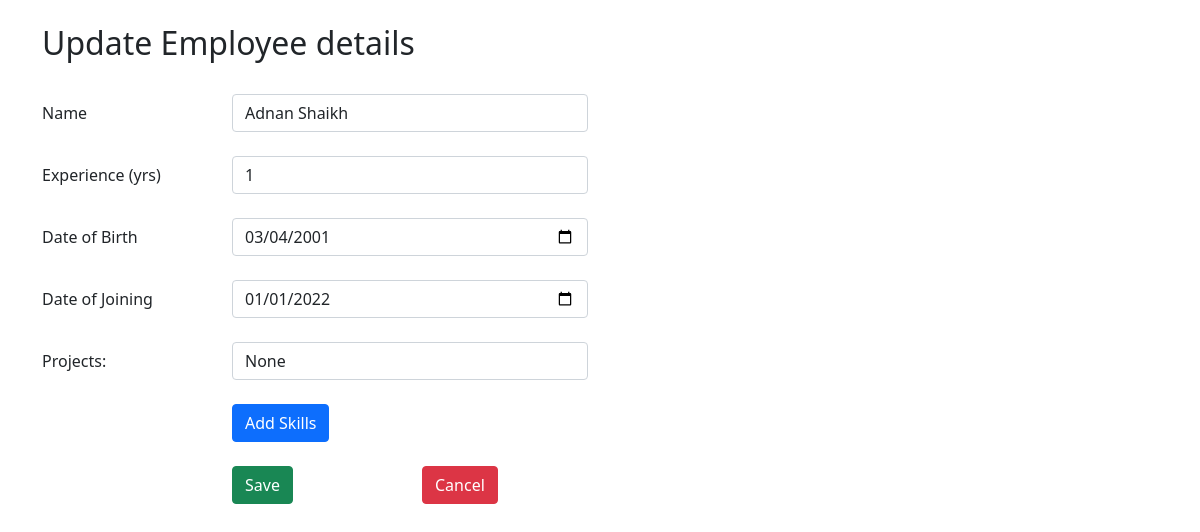
The page /edit/1 (signed in) on the database as committed earlier.
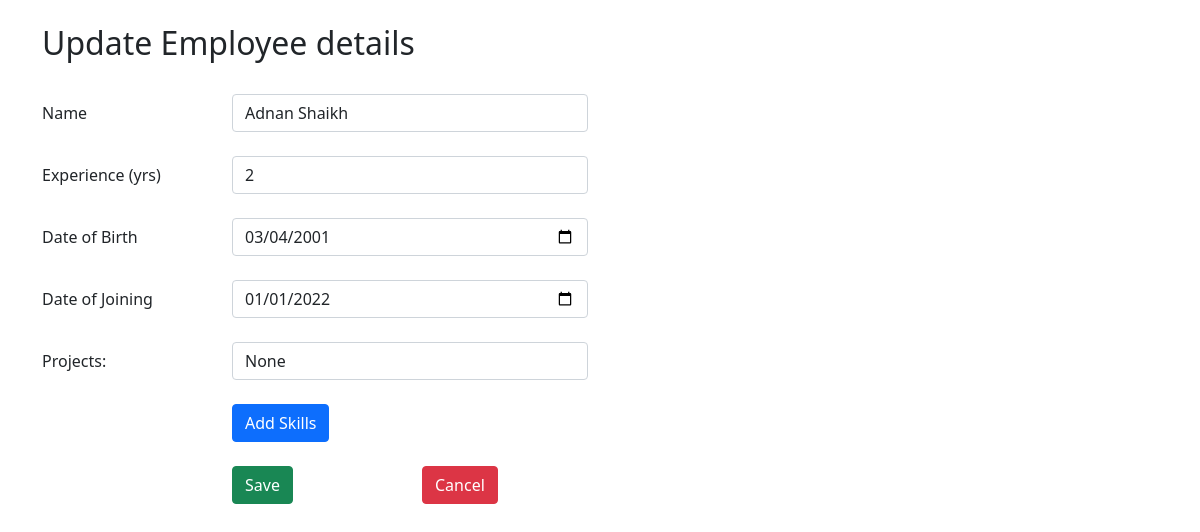
The same page on the database as committed later.
### app.py (models this page shows, shortened)
class EmpData(db.Model):
    __tablename__ = "empdata"
    id = db.Column(db.Integer, primary_key=True)
    usertype = db.Column(db.String(8), nullable=False, default='Employee')
    name = db.Column(db.String(30), nullable=False)
    dob = db.Column(db.Date, nullable=False)
    doj = db.Column(db.Date, nullable=False)
    yoe = db.Column(db.Integer, nullable=False, default=1)
    skill_set = db.Column(db.Text, nullable=True, default='None')
    projects = db.Column(db.Text, nullable=True, default='None')
    empcred = db.relationship('EmpCred', backref='data', uselist=False)
    empskill = db.relationship('EmpSkill', backref='skills')
    empteam = db.relationship('EmpTeam', backref='team')

### app.py (the view)
@app.route('/edit/<int:id>', methods=['GET', 'POST'])
@login_required
def update_emp(id):
    emp_data = EmpData.query.get(id)
    if request.method == 'POST':
        emp_data.name = request.form['emp_name']
        emp_data.yoe = request.form['emp_exp']
        emp_data.projects = request.form['emp_pro']
        emp_data.dob = datetime.strptime(request.form['emp_dob'], "%Y-%m-%d")
        emp_data.doj = datetime.strptime(request.form['emp_doj'], "%Y-%m-%d")
        db.session.commit()
        flash("Details updated.", "success")
        return redirect(url_for("home"))
    else:
        return render_template('update.html', emp_data=emp_data)

### app.py (called while the page is built)
@login_manager.user_loader
def load_user(user_id):
    return EmpCred.query.get(int(user_id))

### templates/update.html (shortened to what this page needs)
{% extends 'base.html' %}
{% block body %}
<br>
<h2>Update Employee details</h2>
<br>
<form method="post">
  <div class="form-group row">
    <label for="emp_name" class="col-sm-2 col-form-label">Name</label>
    <div class="col-sm-4">
      <input type="text" class="form-control" id="emp_name" name="emp_name" value="{{emp_data.name}}">
    </div>
  </div>
  <br>
  <div class="form-group row">
    <label for="emp_exp" class="col-sm-2 col-form-label">Experience (yrs)</label>
    <div class="col-sm-4">
      <input type="text" class="form-control" name="emp_exp" id="emp_exp" value="{{emp_data.yoe}}">
    </div>
  </div>
  <br>
  <div class="form-group row">
    <label for="emp_dob" class="col-sm-2 col-form-label">Date of Birth</label>
    <div class="col-sm-4">
      <input type="date" class="form-control" name="emp_dob" id="emp_dob" value="{{emp_data.dob}}">
    </div>
  </div>
  <br>
  <div class="form-group row">
    <label for="emp_doj" class="col-sm-2 col-form-label">Date of Joining</label>
    <div class="col-sm-4">
      <input type="date" class="form-control" name="emp_doj" id="emp_doj" value="{{emp_data.doj}}">
    </div>
  </div>
  <br>
  <div class="form-group row">
      <label for="emp_pro" class="col-sm-2 col-form-label">Projects:</label>
    <div class="col-sm-4">
      <input type="text" class="form-control" name="emp_pro"  id="emp_pro" value="{{emp_data.projects}}">
    </div>
  </div>
  <br>
  <div class="form-group row">
    <div class="col-sm-2">
    </div>
    <div class="col-sm-2">
      <a class="btn btn-primary" href="/addskills/{{emp_data.id}}" data-inline="true">Add Skills</a>
    </div>
  </div>
  <br>
  <div class="form-group row">
    <div class="col-sm-2">
    </div>
    <div class="col-sm-2">
      <button type="submit" class="btn btn-success" data-inline="true">Save</button>
    </div>
      <div class="col-sm-2">
      <a class="btn btn-danger" href="/" data-inline="true">Cancel</a>
    </div>
  </div>
  <br>
</form>
{% endblock %}

Rows that differ between the two databases and show on the page:
changed EmpData "Adnan Shaikh": emp_exp "1" → "2"
